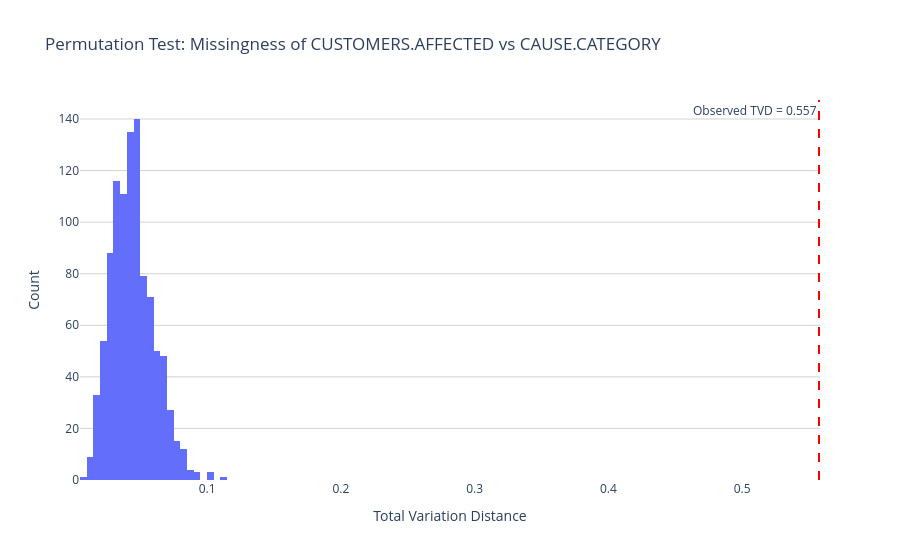

This figure's notebook cell:
### Markdown cell above
### Missingness Dependency

We analyze the missingness of **`CUSTOMERS.AFFECTED`** (missing in ~29% of rows). We perform two permutation tests at the **α = 0.05 significance level**:

1. **Does the missingness of `CUSTOMERS.AFFECTED` depend on `CAUSE.CATEGORY`?** We expect yes — certain cause types like fuel supply emergencies are far less likely to have customer counts recorded. *Test statistic: Total Variation Distance (TVD).*
2. **Does the missingness of `CUSTOMERS.AFFECTED` depend on `TOTAL.PRICE`?** We expect no — the average retail electricity price in the state shouldn't directly influence whether customer counts are recorded. *Test statistic: absolute difference in group means.*

### Code cell
# ── Permutation Test 1: CUSTOMERS.AFFECTED missingness vs CAUSE.CATEGORY ──
# Test statistic: Total Variation Distance (TVD) of the distribution of
# CAUSE.CATEGORY when CUSTOMERS.AFFECTED is missing vs not missing.

n_repetitions = 1000

sub1 = df[['CUSTOMERS.AFFECTED', 'CAUSE.CATEGORY']].copy()
sub1['is_missing'] = sub1['CUSTOMERS.AFFECTED'].isnull()

# Observed distributions
dist_missing = sub1[sub1['is_missing']]['CAUSE.CATEGORY'].value_counts(normalize=True)
dist_present = sub1[~sub1['is_missing']]['CAUSE.CATEGORY'].value_counts(normalize=True)
# Align indices
all_cats = dist_missing.index.union(dist_present.index)
dist_missing = dist_missing.reindex(all_cats, fill_value=0)
dist_present = dist_present.reindex(all_cats, fill_value=0)

observed_tvd = (dist_missing - dist_present).abs().sum() / 2
print(f"Observed TVD: {observed_tvd:.4f}")

# Permutation test
tvds = []
labels = sub1['is_missing'].values
cause_vals = sub1['CAUSE.CATEGORY'].values

for _ in range(n_repetitions):
    shuffled = np.random.permutation(labels)
    d_miss = pd.Series(cause_vals[shuffled]).value_counts(normalize=True)
    d_pres = pd.Series(cause_vals[~shuffled]).value_counts(normalize=True)
    d_miss = d_miss.reindex(all_cats, fill_value=0)
    d_pres = d_pres.reindex(all_cats, fill_value=0)
    tvds.append((d_miss - d_pres).abs().sum() / 2)

tvds = np.array(tvds)
p_value_1 = (tvds >= observed_tvd).mean()
print(f"P-value (TVD permutation test): {p_value_1:.4f}")

# Plot empirical distribution of TVD
fig3 = px.histogram(
    x=tvds,
    nbins=50,
    labels={'x': 'TVD (permuted)', 'y': 'Count'},
    title='Permutation Test: Missingness of CUSTOMERS.AFFECTED vs CAUSE.CATEGORY',
    color_discrete_sequence=['#636EFA'],
)
fig3.add_vline(x=observed_tvd, line_dash='dash', line_color='red',
               annotation_text=f'Observed TVD = {observed_tvd:.3f}',
               annotation_position='top left')
fig3.update_layout(
    plot_bgcolor='white',
    yaxis=dict(gridcolor='lightgrey', title='Count'),
    xaxis=dict(title='Total Variation Distance'),
    showlegend=False,
)
fig3.show()

### Figure 1 — Plotly figure (JSON) as saved in the notebook; plotly's stock layout.template omitted (floating-point values rounded to 4 significant figures; data arrays with more than 128 entries replaced by an {"elided": "..."} marker saying what was removed)
{"data": [{"bingroup": "x", "hovertemplate": "TVD (permuted)=%{x}<br>count=%{y}<extra></extra>", "legendgroup": "", "marker": {"color": "#636EFA", "pattern": {"shape": ""}}, "name": "", "nbinsx": 50, "orientation": "v", "showlegend": false, "type": "histogram", "x": {"elided": "1000 float values"}, "xaxis": "x", "yaxis": "y"}], "layout": {"annotations": [{"showarrow": false, "text": "Observed TVD = 0.557", "x": 0.5574, "xanchor": "right", "xref": "x", "y": 1, "yanchor": "top", "yref": "y domain"}], "barmode": "relative", "legend": {"tracegroupgap": 0}, "plot_bgcolor": "white", "shapes": [{"line": {"color": "red", "dash": "dash"}, "type": "line", "x0": 0.5574, "x1": 0.5574, "xref": "x", "y0": 0, "y1": 1, "yref": "y domain"}], "showlegend": false, "title": {"text": "Permutation Test: Missingness of CUSTOMERS.AFFECTED vs CAUSE.CATEGORY"}, "xaxis": {"anchor": "y", "domain": [0, 1], "title": {"text": "Total Variation Distance"}}, "yaxis": {"anchor": "x", "domain": [0, 1], "gridcolor": "lightgrey", "title": {"text": "Count"}}}}
